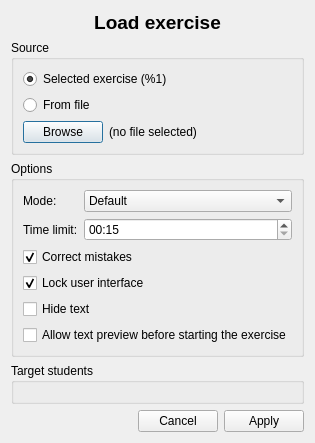
<?xml version="1.0" encoding="UTF-8"?>
<ui version="4.0">
 <class>LoadExerciseDialog</class>
 <widget class="QDialog" name="LoadExerciseDialog">
  <property name="geometry">
   <rect>
    <x>0</x>
    <y>0</y>
    <width>450</width>
    <height>561</height>
   </rect>
  </property>
  <property name="windowTitle">
   <string>Load exercise</string>
  </property>
  <layout class="QVBoxLayout" name="verticalLayout">
   <property name="sizeConstraint">
    <enum>QLayout::SetFixedSize</enum>
   </property>
   <item>
    <widget class="QLabel" name="title">
     <property name="sizePolicy">
      <sizepolicy hsizetype="Preferred" vsizetype="Fixed">
       <horstretch>0</horstretch>
       <verstretch>0</verstretch>
      </sizepolicy>
     </property>
     <property name="font">
      <font>
       <pointsize>14</pointsize>
       <weight>75</weight>
       <bold>true</bold>
      </font>
     </property>
     <property name="text">
      <string>Load exercise</string>
     </property>
     <property name="alignment">
      <set>Qt::AlignCenter</set>
     </property>
    </widget>
   </item>
   <item>
    <widget class="QGroupBox" name="sourceBox">
     <property name="title">
      <string>Source</string>
     </property>
     <layout class="QVBoxLayout" name="verticalLayout_2">
      <item>
       <widget class="QRadioButton" name="selectedExButton">
        <property name="text">
         <string>Selected exercise (%1)</string>
        </property>
        <property name="checked">
         <bool>true</bool>
        </property>
       </widget>
      </item>
      <item>
       <widget class="QRadioButton" name="fromFileButton">
        <property name="text">
         <string>From file</string>
        </property>
       </widget>
      </item>
      <item>
       <widget class="QWidget" name="selectedFileWidget" native="true">
        <layout class="QHBoxLayout" name="horizontalLayout">
         <property name="leftMargin">
          <number>0</number>
         </property>
         <property name="topMargin">
          <number>0</number>
         </property>
         <property name="rightMargin">
          <number>0</number>
         </property>
         <property name="bottomMargin">
          <number>0</number>
         </property>
         <item>
          <widget class="QPushButton" name="browseButton">
           <property name="sizePolicy">
            <sizepolicy hsizetype="Fixed" vsizetype="Fixed">
             <horstretch>0</horstretch>
             <verstretch>0</verstretch>
            </sizepolicy>
           </property>
           <property name="text">
            <string>Browse</string>
           </property>
          </widget>
         </item>
         <item>
          <widget class="QLabel" name="selectedFileLabel">
           <property name="text">
            <string>(no file selected)</string>
           </property>
          </widget>
         </item>
        </layout>
       </widget>
      </item>
     </layout>
    </widget>
   </item>
   <item>
    <widget class="QGroupBox" name="optionsBox">
     <property name="title">
      <string>Options</string>
     </property>
     <layout class="QVBoxLayout" name="verticalLayout_3">
      <item>
       <widget class="QFrame" name="optionsForm">
        <property name="sizePolicy">
         <sizepolicy hsizetype="Preferred" vsizetype="Fixed">
          <horstretch>0</horstretch>
          <verstretch>0</verstretch>
         </sizepolicy>
        </property>
        <property name="frameShape">
         <enum>QFrame::NoFrame</enum>
        </property>
        <property name="frameShadow">
         <enum>QFrame::Plain</enum>
        </property>
        <layout class="QFormLayout" name="formLayout">
         <property name="leftMargin">
          <number>0</number>
         </property>
         <property name="topMargin">
          <number>0</number>
         </property>
         <property name="rightMargin">
          <number>0</number>
         </property>
         <property name="bottomMargin">
          <number>0</number>
         </property>
         <item row="0" column="0">
          <widget class="QLabel" name="modeLabel">
           <property name="text">
            <string>Mode:</string>
           </property>
          </widget>
         </item>
         <item row="0" column="1">
          <widget class="QComboBox" name="modeBox">
           <property name="sizePolicy">
            <sizepolicy hsizetype="Expanding" vsizetype="Fixed">
             <horstretch>0</horstretch>
             <verstretch>0</verstretch>
            </sizepolicy>
           </property>
           <item>
            <property name="text">
             <string>Default</string>
            </property>
           </item>
           <item>
            <property name="text">
             <string>Time limited</string>
            </property>
           </item>
          </widget>
         </item>
         <item row="1" column="0">
          <widget class="QLabel" name="timeLabel">
           <property name="text">
            <string>Time limit:</string>
           </property>
          </widget>
         </item>
         <item row="1" column="1">
          <widget class="QTimeEdit" name="timeEdit">
           <property name="maximumTime">
            <time>
             <hour>0</hour>
             <minute>59</minute>
             <second>59</second>
            </time>
           </property>
           <property name="minimumTime">
            <time>
             <hour>0</hour>
             <minute>0</minute>
             <second>15</second>
            </time>
           </property>
           <property name="displayFormat">
            <string notr="true">mm:ss</string>
           </property>
           <property name="time">
            <time>
             <hour>0</hour>
             <minute>0</minute>
             <second>15</second>
            </time>
           </property>
          </widget>
         </item>
        </layout>
       </widget>
      </item>
      <item>
       <widget class="QCheckBox" name="correctMistakesCheckBox">
        <property name="text">
         <string>Correct mistakes</string>
        </property>
        <property name="checked">
         <bool>true</bool>
        </property>
       </widget>
      </item>
      <item>
       <widget class="QCheckBox" name="lockUiCheckBox">
        <property name="text">
         <string>Lock user interface</string>
        </property>
        <property name="checked">
         <bool>true</bool>
        </property>
       </widget>
      </item>
      <item>
       <widget class="QCheckBox" name="hideTextCheckBox">
        <property name="text">
         <string>Hide text</string>
        </property>
       </widget>
      </item>
      <item>
       <widget class="QCheckBox" name="textPreviewCheckBox">
        <property name="text">
         <string>Allow text preview before starting the exercise</string>
        </property>
       </widget>
      </item>
     </layout>
    </widget>
   </item>
   <item>
    <widget class="QGroupBox" name="targetBox">
     <property name="title">
      <string>Target students</string>
     </property>
     <layout class="QGridLayout" name="targetLayout"/>
    </widget>
   </item>
   <item>
    <widget class="QDialogButtonBox" name="buttonBox">
     <property name="standardButtons">
      <set>QDialogButtonBox::Apply|QDialogButtonBox::Cancel</set>
     </property>
    </widget>
   </item>
  </layout>
 </widget>
 <resources/>
 <connections/>
</ui>
